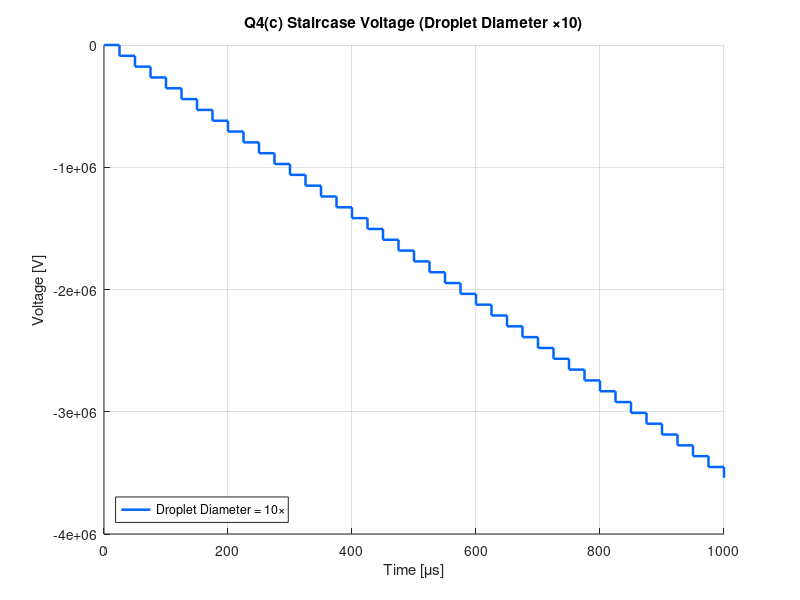
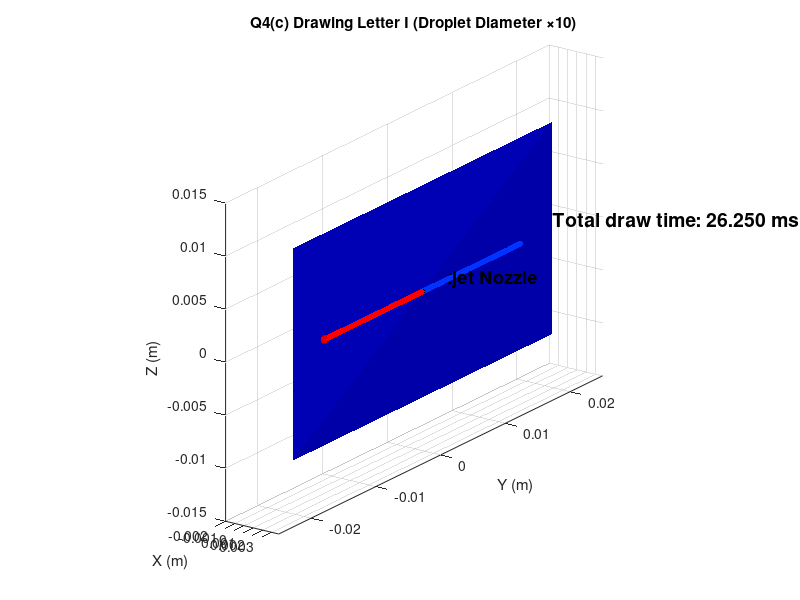

Recreate these plots in MATLAB, in order.
clear; clc; close all;


Vx = 20.0;          % droplet horizontal speed [m/s]
W  = 1e-3;          % capacitor plate spacing [m]
L1 = 0.5e-3;        % capacitor length
L2 = 1.25e-3;       % distance to paper

rho = 1000;
d_orig = 84e-6;
d     = 10 * d_orig;   % Q4(c): droplet diameter ×10
q   = -1.9e-10;

volume = (pi/6) * d^3;   % new droplet volume
m = rho * volume;        % new mass

dpi = 300;
pitch = 0.0254 / dpi;


T_cap = L1 / Vx;
T2    = L2 / Vx;

fprintf("\n--- Q4(c): Droplet Diameter ×10 ---\n");
fprintf("Droplet mass = %.3e kg\n", m);
fprintf("T_cap = %.2f us\n", T_cap*1e6);
fprintf("T2    = %.2f us\n", T2*1e6);

coef = (m * W * Vx^2) / (q * L1 * L2);
dV = abs(coef) * pitch;   % VERY LARGE (×1000)

fprintf("Pixel voltage required (new) = %.2f V\n", dV);


N_demo = 40;
t = (0:N_demo) * T_cap;
V_steps = -(0:N_demo) * dV;

figure('Color','w','Position',[300 200 900 500]); hold on; grid on;
stairs(t*1e6, V_steps, 'LineWidth',1.8,'Color',[0 0.4 1]);
xlabel('Time [\mus]');
ylabel('Voltage [V]');
title('Q4(c) Staircase Voltage (Droplet Diameter ×10)');
legend('Droplet Diameter = 10×','Location','southwest');



D = L1 + L2;
N_drops = 300;
midpoint = floor(N_drops/2);

pixel_index = (1:N_drops) - midpoint;
Vpix_all = pixel_index * dV;

figure('Color','w','Position',[200 50 1200 700]);
ax = axes(); hold(ax,'on'); grid(ax,'on');
axis equal;

xlabel('X (m)'); ylabel('Y (m)'); zlabel('Z (m)');
xlim([-0.002, D + 0.002]);
ylim([-0.025 0.025]);
zlim([-0.015 0.015]);

title('Q4(c) Drawing Letter I (Droplet Diameter ×10)');



px = D;
py = [-0.02 0.02 0.02 -0.02];
pz = [-0.01 -0.01 0.01 0.01];
patch(px*ones(1,4), py, pz,'b','FaceAlpha',0.17,'EdgeColor','none');


plot3(0, 0, 0, 'ks', 'MarkerSize',14,'MarkerFaceColor','k');
text(0,0.003,0,'Inkjet Nozzle','FontSize',13,'FontWeight','bold');


[sx,sy,sz] = sphere(6);
sx=sx*(d/2); sy=sy*(d/2); sz=sz*(d/2);
drop = surf(sx,sy,sz,'FaceColor','k','EdgeColor','none');

view(35,20);
camlight headlight;


for n = 1:N_drops

    V = Vpix_all(n);
    E = V / W;
    ay = q*E/m;        % 1000× smaller acceleration


    t1 = linspace(0, T_cap, 3);
    x1 = Vx * t1;
    y1 = 0.5 * ay * t1.^2;


    Vy = ay * T_cap;


    t2 = linspace(0, T2, 3);
    x2 = L1 + Vx * t2;
    y2 = y1(end) + Vy * t2;


    x = [x1 x2];
    y = [y1 y2];
    z = zeros(size(x));


    if V > 0, col=[1 0 0];
    elseif V < 0, col=[0 0.2 1];
    else, col=[0 0 0];
    end
    set(drop,'FaceColor',col);

    trail = plot3(x,y,z,'-','Color',col,'LineWidth',1.2);

    for k = 1:length(x)
        set(drop,'XData',sx + x(k), ...
                 'YData',sy + y(k), ...
                 'ZData',sz + z(k));
        drawnow limitrate;
    end

    plot3(x(end),y(end),0,'.','Color',col,'MarkerSize',14);
    delete(trail);
end


total_time = N_drops * (T_cap + T2);

text(0.0005, 0.022, 0, ...
     sprintf("Total draw time: %.3f ms", total_time*1000), ...
     'FontSize',14,'FontWeight','bold','Color','k');

fprintf("\nTotal draw time = %.3f ms\n", total_time*1000);
disp("Q4(c) Simulation Complete!");
